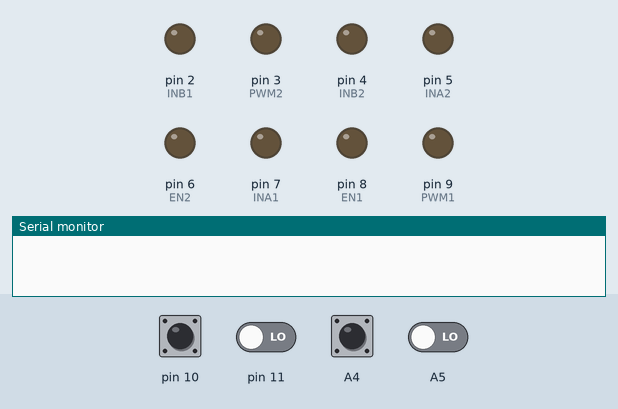
Simulated run of this program. Board: Arduino Nano, built with avr-gcc and run on an emulated ATmega328P. Shown: output pins drawn as LEDs (lit = HIGH), the last lines printed to the serial monitor. Inputs (shaded band) come from the test bench; at power-on: pin 10 HIGH, A4, A5, pin 11 LOW.

Above: at 1.2 s.
1.3 s: A4 pulsed HIGH 2 times (0.12 s each, 0.3 s apart)
At 2.7 s:
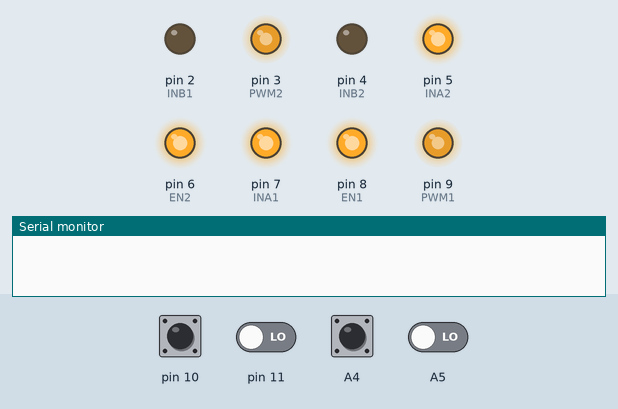
At 4.5 s:
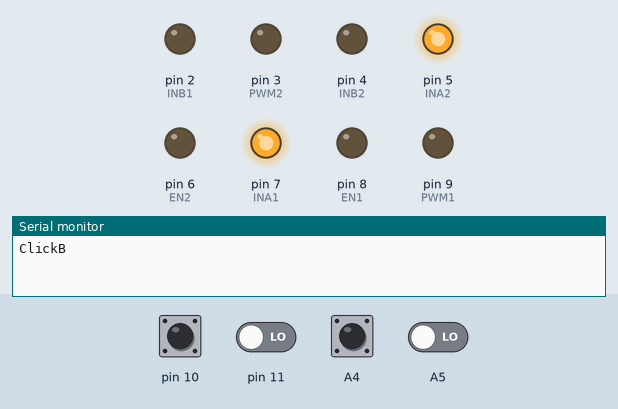
Timing chart, 0 to 6.0 s (numbered marks = the images above; inputs shaded):
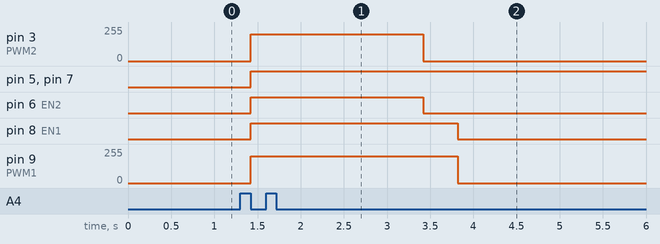

Measured:
- after the input at 1.3 s, pin 3 (PWM2): 0/255 → 200/255 after 0.12 s, → 0/255 2.0 s later; pin 5 (INA2), pin 7 (INA1): LOW → HIGH after 0.12 s; pin 6 (EN2): LOW → HIGH after 0.12 s, → LOW 2.0 s later; pin 8 (EN1): LOW → HIGH after 0.12 s, → LOW 2.4 s later; pin 9 (PWM1): 0/255 → 200/255 after 0.12 s, → 0/255 2.4 s later

The program:

main.cpp
```cpp
/*
Управление открытием колонок и телевизора. Управление с пульта 4 кнопки: A, B, C, D.
*/
#include "GyverButton.h"
#include <Arduino.h>
// Мотор 1
#define INA1 7
#define INB1 2
#define EN1 8
#define PWM1 9

// Мотор 2
#define INA2 5
#define INB2 4
#define EN2 6
#define PWM2 3

// Пины пульта
#define ButtonA A6 //Только аналогрид
#define ButtonB A4
#define ButtonC A7 //Можно считывать только аналоговые значения
#define ButtonD A5
GButton ButtButtonA(ButtonA);
GButton ButtButtonB(ButtonB);
GButton ButtButtonC(ButtonC);
GButton ButtButtonD(ButtonD);

// Концевики
#define KonzTV 10
#define KonzKol 11
GButton ButtKonzTV(KonzTV);
GButton ButtKonzKol(KonzKol);

void setup()
{
  Serial.begin(9600);

  pinMode(INA1, OUTPUT);
  pinMode(INB1, OUTPUT);
  pinMode(EN1, OUTPUT);
  pinMode(PWM1, OUTPUT);

  pinMode(INA2, OUTPUT);
  pinMode(INB2, OUTPUT);
  pinMode(EN2, OUTPUT);
  pinMode(PWM2, OUTPUT);

  // Описание концевиков и кнопок пульта
  ButtKonzTV.setDebounce(50);      // настройка антидребезга (по умолчанию 80 мс)
  ButtKonzTV.setTimeout(300);      // настройка таймаута на удержание (по умолчанию 500 мс)
  ButtKonzTV.setClickTimeout(600); // настройка таймаута между кликами (по умолчанию 300 мс)

  // HIGH_PULL - кнопка подключена к GND, пин подтянут к VCC (BTN_PIN --- КНОПКА --- GND)
  // LOW_PULL  - кнопка подключена к VCC, пин подтянут к GND
  // по умолчанию стоит HIGH_PULL
  ButtKonzTV.setType(HIGH_PULL);

  // NORM_OPEN - нормально-разомкнутая кнопка
  // NORM_CLOSE - нормально-замкнутая кнопка
  // по умолчанию стоит NORM_OPEN
  ButtKonzTV.setDirection(NORM_OPEN);
  // Концевик колонок
  ButtKonzKol.setDebounce(50);
  ButtKonzKol.setTimeout(300);
  ButtKonzKol.setClickTimeout(600);
  ButtKonzKol.setType(LOW_PULL);
  ButtKonzKol.setDirection(NORM_OPEN);
  // Кнопки пульта
  ButtButtonA.setDebounce(50);
  ButtButtonA.setTimeout(300);
  ButtButtonA.setClickTimeout(600);
  ButtButtonA.setType(LOW_PULL);
  ButtButtonA.setDirection(NORM_OPEN);

  ButtButtonB.setDebounce(50);
  ButtButtonB.setTimeout(300);
  ButtButtonB.setClickTimeout(600);
  ButtButtonB.setType(LOW_PULL);
  ButtButtonB.setDirection(NORM_OPEN);

  ButtButtonC.setDebounce(50);
  ButtButtonC.setTimeout(300);
  ButtButtonC.setClickTimeout(600);
  ButtButtonC.setType(LOW_PULL);
  ButtButtonC.setDirection(NORM_OPEN);

  ButtButtonD.setDebounce(50);
  ButtButtonD.setTimeout(300);
  ButtButtonD.setClickTimeout(600);
  ButtButtonD.setType(LOW_PULL);
  ButtButtonD.setDirection(NORM_OPEN);

  // Если не закрыта то закрываем
  // Сначало закрываем колонки, потом телевизор
}

void loop()
{
  // Циклы обязательные
  ButtKonzTV.tick();
  ButtKonzKol.tick();
  ButtButtonA.tick();
  ButtButtonB.tick();
  ButtButtonC.tick();
  ButtButtonD.tick();

  if (ButtButtonA.isClick())
  {
    Serial.println("Click"); // проверка на один клик
    digitalWrite(INA1, LOW);
    digitalWrite(INB1, HIGH);
    digitalWrite(EN1, HIGH);
    analogWrite(PWM1, 150);
    delay(1500);
    digitalWrite(EN1, LOW);
    analogWrite(PWM1, 0);
    digitalWrite(EN2, LOW);
    analogWrite(PWM2, 0);
  }

  if (ButtButtonC.isHold())
  {
    Serial.println("Holding"); // проверка на удержание
  }
  //Вращение всех моторов в одну сторону
  // if (ButtButtonB.isHold())
  if (ButtButtonB.isClick())
  {
    //Движение мотора усилков вниз Правый
    digitalWrite(INA1, HIGH);
    digitalWrite(INB1, LOW);
    digitalWrite(EN1, HIGH);
    analogWrite(PWM1, 200);
    // Левый
    digitalWrite(INA2, HIGH);
    digitalWrite(INB2, LOW);
    digitalWrite(EN2, HIGH);
    analogWrite(PWM2, 200);
    delay(2000);
    digitalWrite(EN2, LOW);
    analogWrite(PWM2, 0);
    delay(400);
    digitalWrite(EN1, LOW);
    analogWrite(PWM1, 0);

    Serial.println("ClickB"); // проверка на один клик
  }
  else
  {
    digitalWrite(EN1, LOW);
    analogWrite(PWM1, 0);
    digitalWrite(EN2, LOW);
    analogWrite(PWM2, 0);
  }
  //Врашение всех моторов в другую сторону
  // if (ButtButtonD.isHold())
  if (ButtButtonD.isClick())
  {
    //Движение мотора усилков вверх Правый
    digitalWrite(INA1, LOW);
    digitalWrite(INB1, HIGH);
    digitalWrite(EN1, HIGH);
    analogWrite(PWM1, 150);
    // Драйвер усилка левый
    digitalWrite(INA2, LOW);
    digitalWrite(INB2, HIGH);
    digitalWrite(EN2, HIGH);
    analogWrite(PWM2, 100);
    delay(3500);
    digitalWrite(EN1, LOW);
    analogWrite(PWM1, 0);
    digitalWrite(EN2, LOW);
    analogWrite(PWM2, 0);
    //Движение мотора
    // digitalWrite(INA2, HIGH);
    // digitalWrite(INB2, LOW);
    // digitalWrite(EN2, HIGH);
    // analogWrite(PWM2, 100);
    Serial.println("ClickD"); // проверка на один клик
  }
  else
  {
    digitalWrite(EN1, LOW);
    analogWrite(PWM1, 0);
    digitalWrite(EN2, LOW);
    analogWrite(PWM2, 0);
  }
}
```
